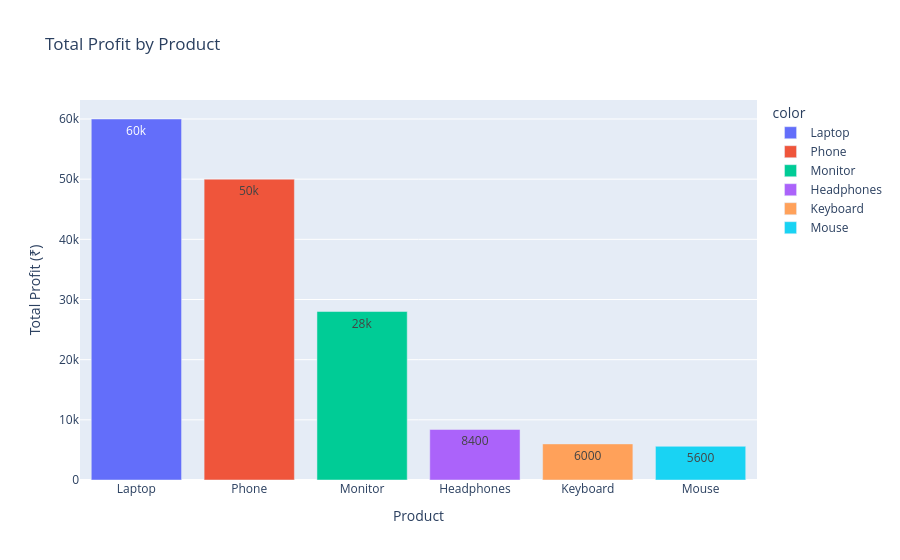

Here is the notebook cell this chart was saved with:
### Code cell
fig = px.bar(
    x=product_profit.index,
    y=product_profit.values,
    title="Total Profit by Product",
    labels={
        "x": "Product",
        "y": "Total Profit (₹)"
    },
    text_auto=True,
    color=product_profit.index
)

fig.show()

### Figure 1 — Plotly figure (JSON) as saved in the notebook; plotly's stock layout.template omitted (floating-point values rounded to 4 significant figures)
{"data": [{"hovertemplate": "color=Laptop<br>Product=%{x}<br>Total Profit (₹)=%{y}<extra></extra>", "legendgroup": "Laptop", "marker": {"color": "#636efa", "pattern": {"shape": ""}}, "name": "Laptop", "orientation": "v", "showlegend": true, "textposition": "auto", "texttemplate": "%{y}", "type": "bar", "x": ["Laptop"], "xaxis": "x", "y": [60000], "yaxis": "y"}, {"hovertemplate": "color=Phone<br>Product=%{x}<br>Total Profit (₹)=%{y}<extra></extra>", "legendgroup": "Phone", "marker": {"color": "#EF553B", "pattern": {"shape": ""}}, "name": "Phone", "orientation": "v", "showlegend": true, "textposition": "auto", "texttemplate": "%{y}", "type": "bar", "x": ["Phone"], "xaxis": "x", "y": [50000], "yaxis": "y"}, {"hovertemplate": "color=Monitor<br>Product=%{x}<br>Total Profit (₹)=%{y}<extra></extra>", "legendgroup": "Monitor", "marker": {"color": "#00cc96", "pattern": {"shape": ""}}, "name": "Monitor", "orientation": "v", "showlegend": true, "textposition": "auto", "texttemplate": "%{y}", "type": "bar", "x": ["Monitor"], "xaxis": "x", "y": [28000], "yaxis": "y"}, {"hovertemplate": "color=Headphones<br>Product=%{x}<br>Total Profit (₹)=%{y}<extra></extra>", "legendgroup": "Headphones", "marker": {"color": "#ab63fa", "pattern": {"shape": ""}}, "name": "Headphones", "orientation": "v", "showlegend": true, "textposition": "auto", "texttemplate": "%{y}", "type": "bar", "x": ["Headphones"], "xaxis": "x", "y": [8400], "yaxis": "y"}, {"hovertemplate": "color=Keyboard<br>Product=%{x}<br>Total Profit (₹)=%{y}<extra></extra>", "legendgroup": "Keyboard", "marker": {"color": "#FFA15A", "pattern": {"shape": ""}}, "name": "Keyboard", "orientation": "v", "showlegend": true, "textposition": "auto", "texttemplate": "%{y}", "type": "bar", "x": ["Keyboard"], "xaxis": "x", "y": [6000], "yaxis": "y"}, {"hovertemplate": "color=Mouse<br>Product=%{x}<br>Total Profit (₹)=%{y}<extra></extra>", "legendgroup": "Mouse", "marker": {"color": "#19d3f3", "pattern": {"shape": ""}}, "name": "Mouse", "orientation": "v", "showlegend": true, "textposition": "auto", "texttemplate": "%{y}", "type": "bar", "x": ["Mouse"], "xaxis": "x", "y": [5600], "yaxis": "y"}], "layout": {"barmode": "relative", "legend": {"title": {"text": "color"}, "tracegroupgap": 0}, "title": {"text": "Total Profit by Product"}, "xaxis": {"anchor": "y", "domain": [0, 1], "title": {"text": "Product"}}, "yaxis": {"anchor": "x", "domain": [0, 1], "title": {"text": "Total Profit (₹)"}}}}
